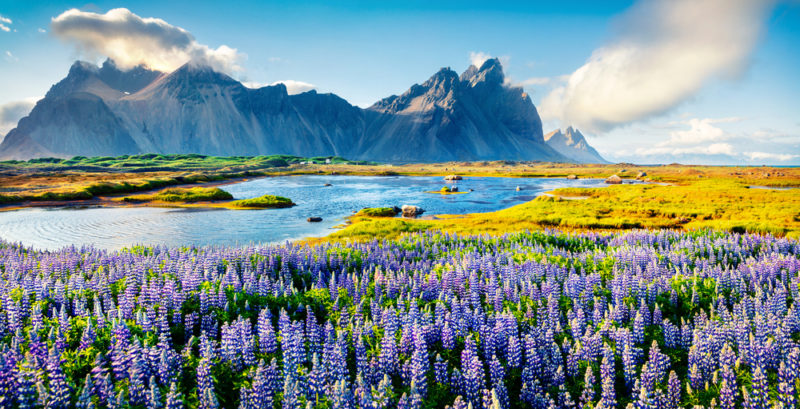
%> input picture usrpradio/imagen2.png, 800 x 409 px
$ octave imagen_min_bits_color.m   (GNU Octave 9; MATLAB toolbox functions it lacks are replaced by stand-ins)
%> lines starting %> are read from the running program, lines starting %| are printed output that depends on the picture
clc; clear; close all;

% 1. Cargar la imagen
img = imread('imagen2.png');  % La imagen se llama 'imagen2.jpg' y está en la misma carpeta
%> img is the input picture: size 409x800x3 uint8; mean R, G, B 120.5, 141.8, 143.7

% 2. Redimensionar la imagen a 41x80 píxeles
img = imresize(img, [41, 80]);
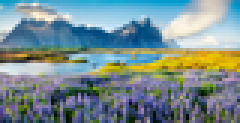
%> img: size 41x80x3 uint8 (shown 3 times larger); mean R, G, B 120.6, 141.9, 143.7

% 3. Mostrar la imagen original
figure;
subplot(2,2,1);
imshow(img);
title('Imagen Original');

% 4. Obtener dimensiones e información de la imagen
[rows, cols, channels] = size(img);
%> rows = 41; cols = 80; channels = 3
fprintf('Dimensiones de la imagen redimensionada: %d x %d x %d\n', rows, cols, channels);
%| Dimensiones de la imagen redimensionada: 41 x 80 x 3

% 5. Calcular el número de bits que generaría la imagen completa
bits_per_pixel = 8; % 8 bits por canal de color
total_bits = rows * cols * channels * bits_per_pixel;
%> total_bits = 78720

% 6. Convertir la imagen a bits
bits = reshape(de2bi(img(:), bits_per_pixel, 'left-msb')', [], 1);
num_bits = length(bits);
%> num_bits = 78720
fprintf('Número total de bits después de la conversión: %d\n', num_bits);
%| Número total de bits después de la conversión: 78720

% 7. Mostrar una parte de los bits generados (solo los primeros 100 bits)
subplot(2,2,2);
text(0.1, 0.5, num2str(bits(1:100)'), 'FontSize', 10);
axis off;
title('Primeros 100 bits generados');
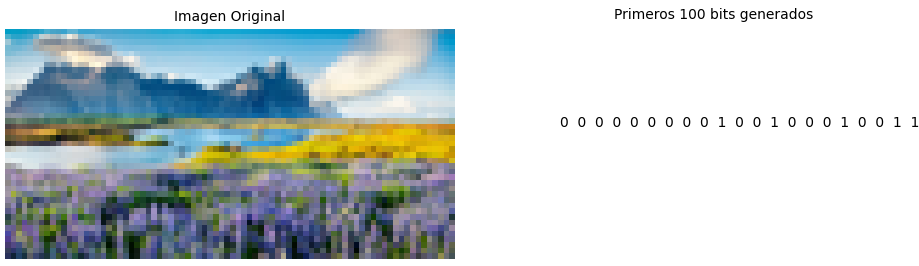
%> figure redrawn from the program's plot data, 2 panels

% 8. Reconstruir la imagen desde los bits
%> (the run ends here)

$ run again, with usrpradio/imagen.png copied over usrpradio/imagen2.png
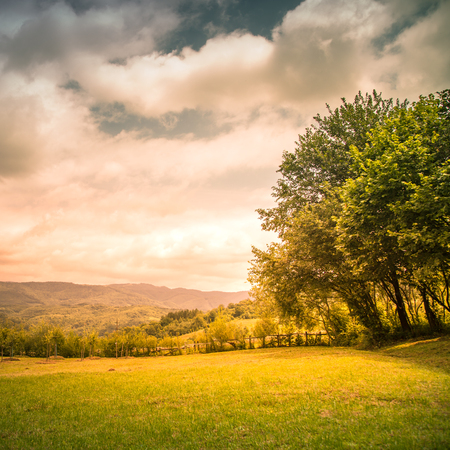
%> input picture usrpradio/imagen.png, 450 x 450 px
%> img is the input picture: size 450x450x3 uint8; mean R, G, B 178.1, 151, 92.5
%> `img = imresize(img, [41, 80]);`:
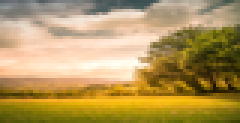
%> img: size 41x80x3 uint8 (shown 3 times larger); mean R, G, B 178.1, 151, 92.5
%| Dimensiones de la imagen redimensionada: 41 x 80 x 3
%| Número total de bits después de la conversión: 78720
%> `title('Primeros 100 bits generados');`:
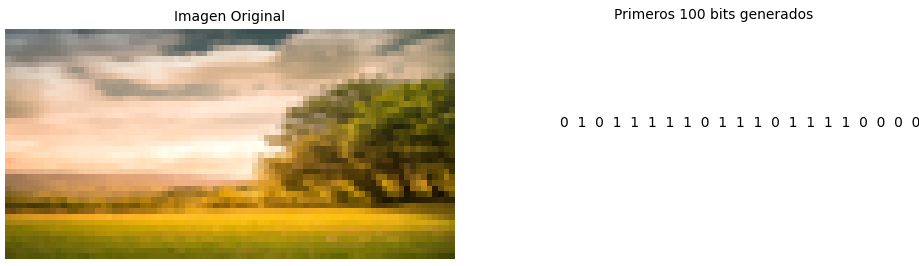
%> figure redrawn from the program's plot data, 2 panels
